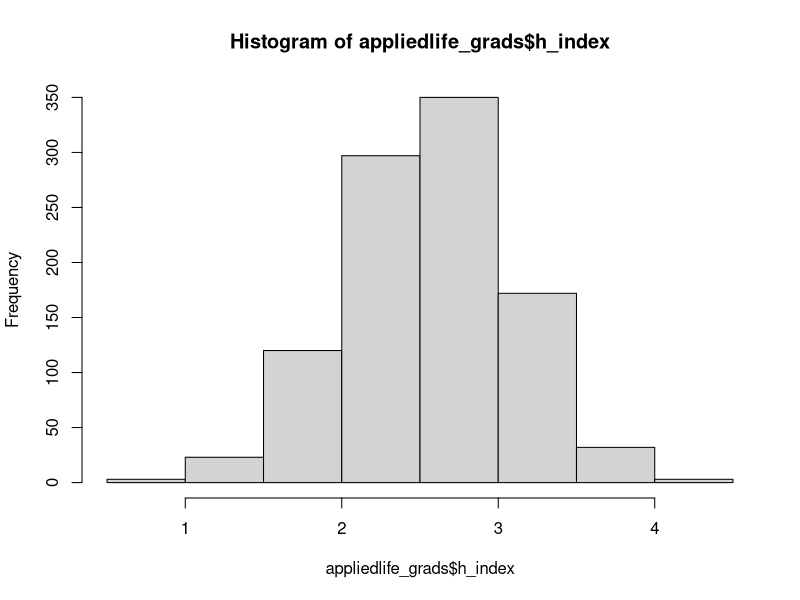
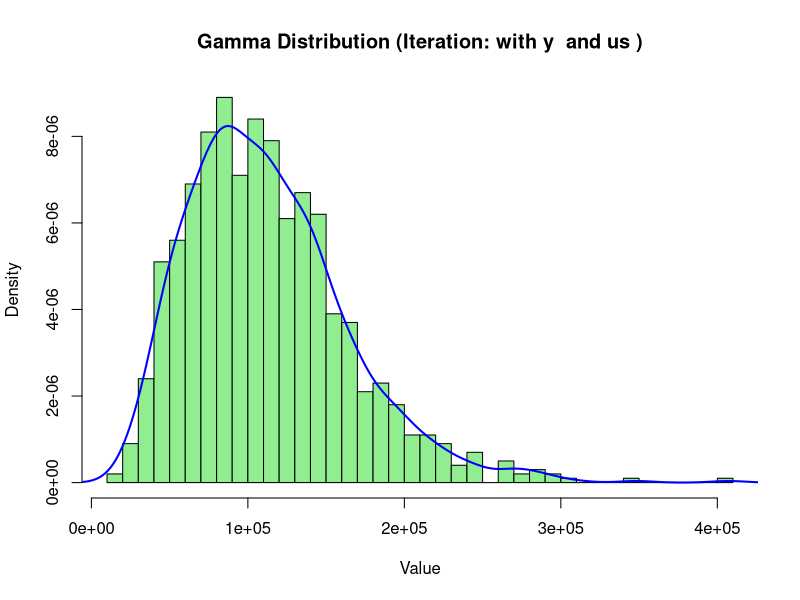
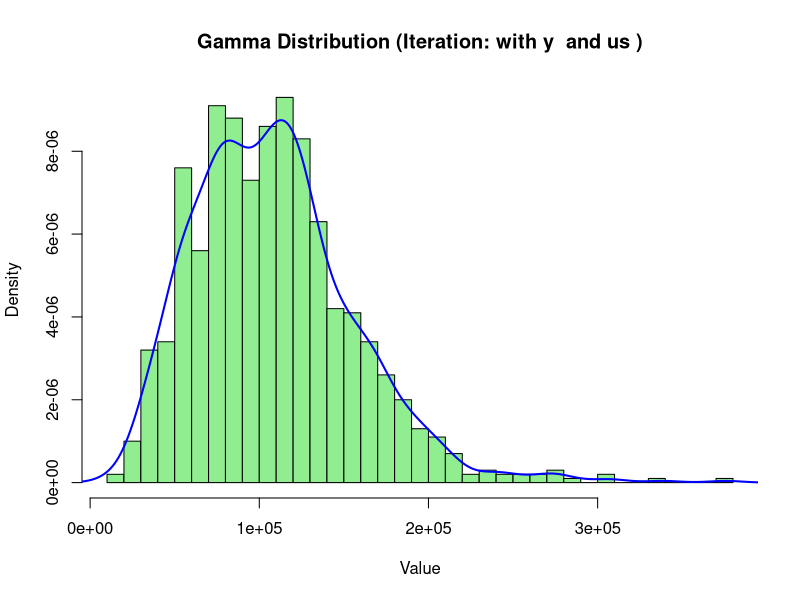
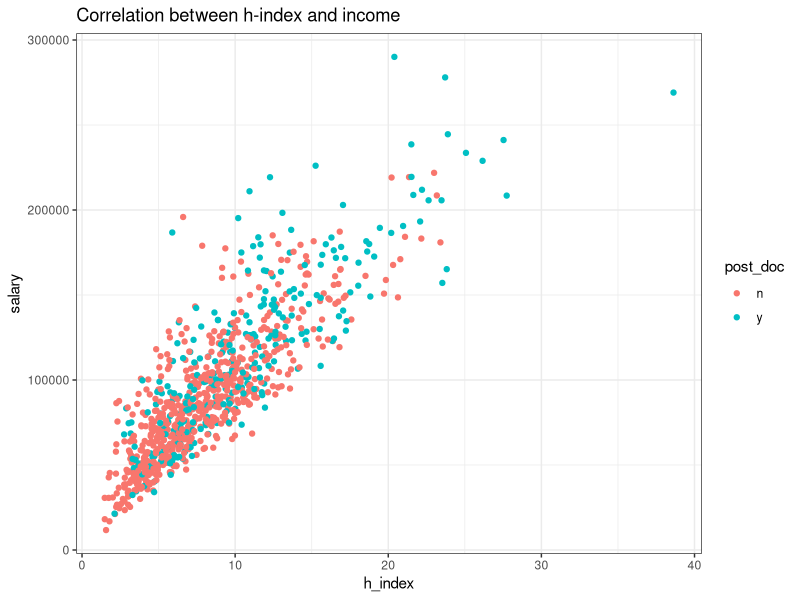
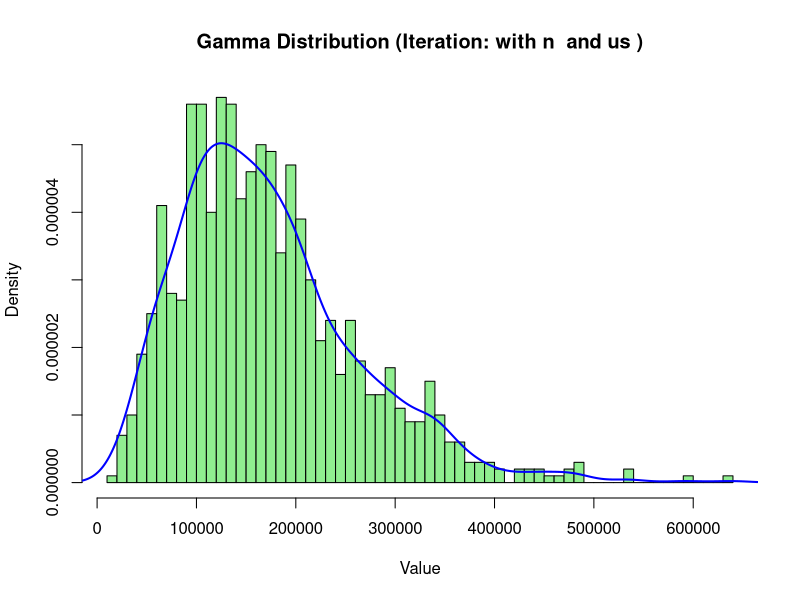
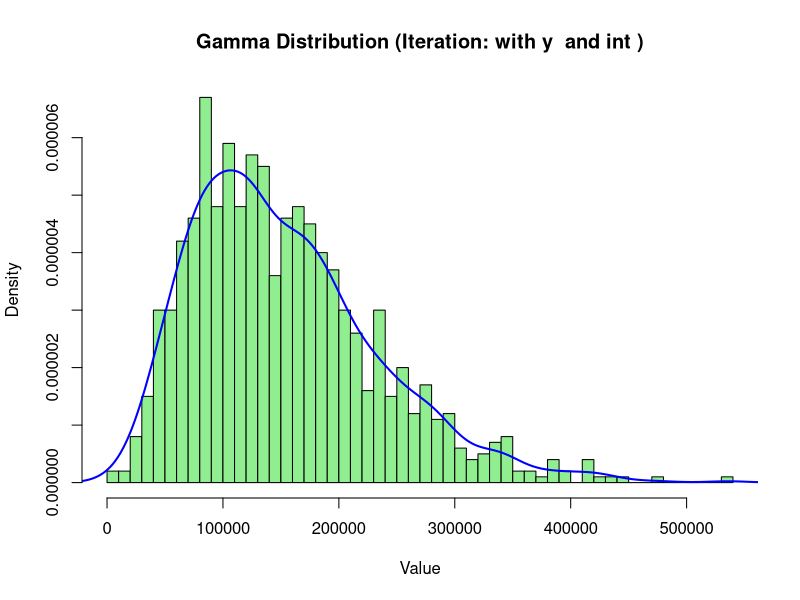
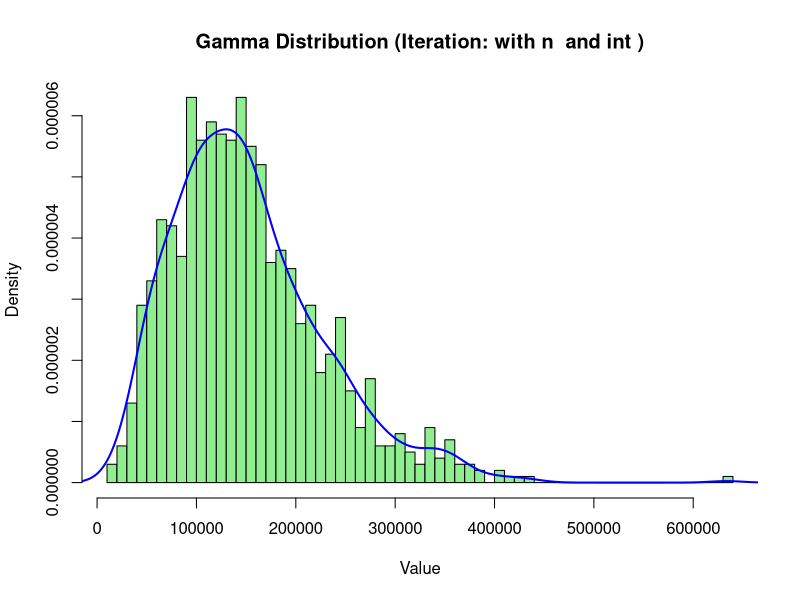
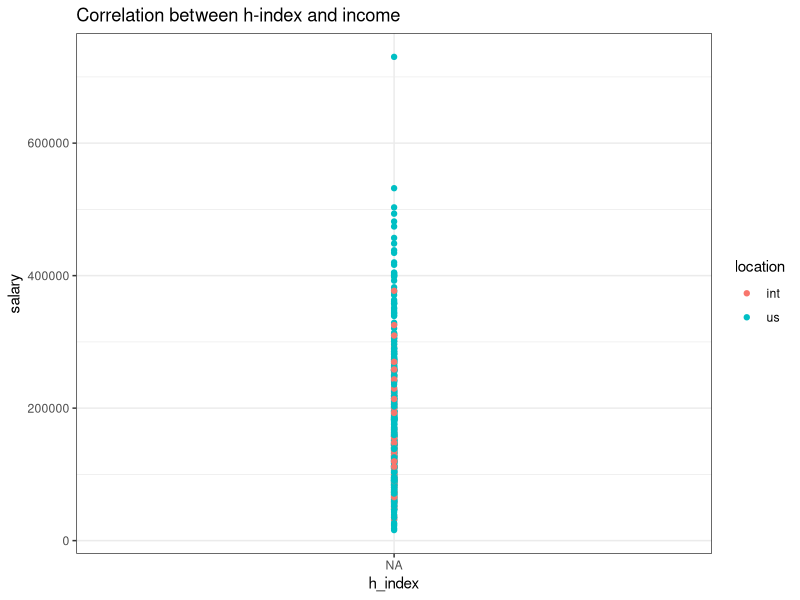

These figures' R source, in order:
## ---- chunk 1
library(dplyr)
library(ggplot2)

set.seed(12)
## ---- chunk 2
# creating parameters for humanity population (lower salary group)
# like pumpkin example
humanities_grads_salary_params <- list(
  mu = 90000, # mean yearly income (low income group in humanities)
  alpha = c('n' = -5000, # post doc position (yes vs no)
            'y' = +20000),
  beta = c('us' = 0, # location of Ph.D. (U.S. vs international)
           'int' = +1000
  ),
  # No interaction
  sigma = 20000
)
## ---- chunk 3
# like pumpkin example
# creating salary for population with parameters
distribution <- rnorm(100000, humanities_grads_salary_params$mu, humanities_grads_salary_params$sigma) # normally distributed -> rnorm

sample_size <- 700 # only sampled part of data (part of lower income group in humanities)

humanities_grads <- expand.grid( #setting up data frame with columns for postDoc, location and salary
  post_doc = rep(NA, sample_size), 
  location = rep(NA),
  salary = NA
)

#for-loop to fill data frame with information about postDoc and location (set up to not have an impact on annual salary)
for (r in 1:nrow(humanities_grads)) {
  # randomly assign postDoc or not with 50/50 proportion
  humanities_grads$post_doc[r] <- sample(c('y', 'n'), size=1, prob=c(0.5, 0.5))
  # randomly assign location  with 50/50 proportion
  humanities_grads$location[r] <- sample(c('us', 'int'), size=1, prob=c(0.5, 0.5))
}
## ---- chunk 4
# assigning PhD & location impact here
for (j in 1:nrow(humanities_grads)) {
  pd <- as.character(humanities_grads$post_doc[j])
  loc <- as.character(humanities_grads$location[j])       
  gamma <- 0 # no interaction wanted here
  humanities_grads$salary[j] <- (
    sample(distribution, 1)                      
    + humanities_grads_salary_params$alpha[pd]  
    + humanities_grads_salary_params$beta[loc]                
    + gamma                          
  )
}
## ---- chunk 5
# hist(humanities_grads$salary)
# abline(v=mean(humanities_grads$salary), col='red', lwd=1)
## ---- chunk 6
#adding impact of h-index (mean ~10 -> normal/low impact on salary)  - trial and error to get a reasonable number here
humanities_grads <- humanities_grads |> 
  dplyr::mutate(h_index = humanities_grads$salary * 0.00005 + rnorm(700, 10, 4))
mean_h_index <- mean(humanities_grads$h_index) # 14.97711 seems realistic
correlation_h_salary <- cor(humanities_grads$salary, humanities_grads$h_index) # 0.3209226
range_h_index <- range(humanities_grads$h_index) # ~1.8 - ~30.92
## ---- chunk 7
# hist(humanities_grads$h_index)
# abline(v=mean_h_index, col='red', lwd=1)
## ---- chunk 8
# like pumpkin example
# Now follows the creation of data of the group in humanities with a higher h-index and a higher salary.
# creating parameters for humanity population (higher salary group)
humanities_grads_H_salary_params <- list(
  mu = 140000, # mean yearly income -> set to be higher then for the first group
  alpha = c('n' = -5000,
            'y' = +20000
  ),
  beta = c('us' = 0,
           'int' = +1000
  ),
  # No interaction
  sigma = 20000
)
## ---- chunk 9
# like pumpkin example
distribution <- rnorm(100000, humanities_grads_H_salary_params$mu, humanities_grads_H_salary_params$sigma) # also normal distribution

sample_size <- 300 # rest of population to reach 1000 data points for humanities

#setting up data frame with columns for postDoc, location and salary
humanities_grads_H <- expand.grid(
  post_doc = rep(NA, sample_size), 
  location = rep(NA),
  salary = NA
)

#for-loop to fill data frame with information about postdoc and location (set up to not have an effect)
for (r in 1:nrow(humanities_grads_H)) {
  # randomly assign post-doc or not with 50/50 proportion
  humanities_grads_H$post_doc[r] <- sample(c('y', 'n'), size=1, prob=c(0.5, 0.5))
  # randomly assign location with proportion (0.4 international, 0.6 U.S.)
  humanities_grads_H$location[r] <- sample(c('us', 'int'), size=1, prob=c(0.5, 0.5))
}
## ---- chunk 10
for (j in 1:nrow(humanities_grads_H)) {
  pd <- as.character(humanities_grads_H$post_doc[j])
  loc <- as.character(humanities_grads_H$location[j])        
  gamma <- 0  # no interaction wanted
  humanities_grads_H$salary[j] <- (
    sample(distribution, 1)
    + humanities_grads_H_salary_params$alpha[pd]
    + humanities_grads_H_salary_params$beta[loc]                
    + gamma                          
  )
}
## ---- chunk 11
# hist(humanities_grads_H$salary)
# abline(v=mean(humanities_grads_H$salary), col='red', lwd=1)
## ---- chunk 12
#adding impact of h-index (mean ~25 -> higher impact on salary) - trial and error to get a reasonable number here
humanities_grads_H <- humanities_grads_H |> 
  dplyr::mutate(h_index = humanities_grads_H$salary * 0.00005 + rnorm(300, 25, 5))
mean_h_index_H <- mean(humanities_grads_H$h_index) # 32.57963 seems realistic
correlation_h_salary_H <- cor(humanities_grads_H$salary, humanities_grads_H$h_index) # 0.343683
range_h_index_H <- range(humanities_grads_H$h_index) # ~14.06 ~48
## ---- chunk 13
# hist(humanities_grads_H$h_index)
# abline(v=mean(humanities_grads_H$h_index), col='red', lwd=1)
## ---- chunk 14
humanities <- rbind(humanities_grads, humanities_grads_H)
humanities$field <- "humanities" # adding column for field, so data can be combined later
## ---- chunk 15
# histogram for full humanities salary
# hist(humanities$salary) # a little screwed; as it was set up!
# abline(v=mean(humanities_grads$salary), col='red', lwd=1)
# abline(v=mean(humanities_grads_H$salary), col='red', lwd=1)
# abline(v=mean(humanities$salary), col='blue', lwd=1)
## ---- chunk 16
# histogram for full humanities salary
# hist(humanities$h_index) # a little screwed to the right; as it was set up!
# abline(v=mean_h_index, col='red', lwd=1)
# abline(v=mean_h_index_H, col='red', lwd=1)
# abline(v=mean(humanities$h_index), col='blue', lwd=1)
## ---- chunk 17
# plot(
#   x = humanities$salary,
#   y = humanities$h_index,
#   cex = 1,
#   pch = 21,
# )
## ---- chunk 18
# creating parameters for humanity population (higher salary than humanities)
# like pumpkin example
Phy_Chem_grads_salary_params <- list(
  mu = 150000, # mean yearly income
  alpha = c('n' = -5000, # post doc position (yes vs no)
            'y' = +20000
  ),
  beta = c('us' = 0, # location of Ph.D. (U.S. vs international)
           'int' = +1000
  ),
  # No interaction
  sigma = 20000
)
## ---- chunk 19
# creating salary for population with parameters

distribution <- rnorm(100000, Phy_Chem_grads_salary_params$mu, Phy_Chem_grads_salary_params$sigma) 

sample_size <- 1000

Phy_Chem_grads <- expand.grid( #setting up data frame with columns for postDoc, location and salary
  post_doc = rep(NA, sample_size), 
  location = rep(NA),
  salary = NA
)

for (r in 1:nrow(Phy_Chem_grads)) {
  # randomly assign postDoc or not with 50/50 proportion
  Phy_Chem_grads$post_doc[r] <- sample(c('y', 'n'), size=1, prob=c(0.5, 0.5))
  # randomly assign postDoc or not with 50/50 proportion
  Phy_Chem_grads$location[r] <- sample(c('us', 'int'), size=1, prob=c(0.5, 0.5))
}
## ---- chunk 20
# assigning PhD & location impact here
for (j in 1:nrow(Phy_Chem_grads)) {
  pd <- as.character(Phy_Chem_grads$post_doc[j])
  loc <- as.character(Phy_Chem_grads$location[j])         
  gamma <- 0                       #no interaction wanted
  Phy_Chem_grads$salary[j] <- (
    sample(distribution, 1)
    + Phy_Chem_grads_salary_params$alpha[pd]
    + Phy_Chem_grads_salary_params$beta[loc]                
    + gamma                          
  )
}
## ---- chunk 21
 # hist(Phy_Chem_grads$salary)
 # abline(v=mean(Phy_Chem_grads$salary), col='red', lwd=1)
## ---- chunk 22
#adding impact of h-index (mean ~20 -> higher impact on salary) - trial and error to get a reasonable number here
Phy_Chem_grads <- Phy_Chem_grads |> 
  dplyr::mutate(h_index = Phy_Chem_grads$salary * 0.00005 + rnorm(1000, 20, 7))
mean_impact <- mean(Phy_Chem_grads$h_index) # 27.5773
correlation <- cor(Phy_Chem_grads$salary, Phy_Chem_grads$h_index) # 0.148731
range_h_index <- range(humanities_grads$h_index) # ~1.8 - ~31
## ---- chunk 23
# plot(
#   x = Phy_Chem_grads$salary,
#   y = Phy_Chem_grads$h_index,
#   cex = 1,
#   pch = 21,
# )
## ---- chunk 24
Phy_Chem_grads$field <- "Physics_Chemistry"
## ---- chunk 25

eng_comp_salary_params <- list(
  mu = 123000, # based on google search for mean salary
  alpha = c('n' = -5000, # set effect of having a post doc on salary
            'y' = +20000
  ),
  beta = c('us' = 0, #set effect of getting a PhD from the US or internationally on salary
           'int' = 0
  ),
  # Not adding any interaction terms (gamma)
  sigma = 20000 #set standard deviation of population parameters
)

#make population distribution. I chose to make the engineer/computer science salary normally distributed
population_dist <- rnorm(100000, eng_comp_salary_params$mu, eng_comp_salary_params$sigma)

## ---- chunk 26
sample_size <- 1000

eng_comp_grads <- expand.grid(
  post_doc = rep(NA, sample_size), 
  location = NA,
  salary = NA
)

for (r in 1:nrow(eng_comp_grads)) {
  # randomly assign post-doc or not with proportion (0.3 post-doc, 0.7 not)
  eng_comp_grads$post_doc[r] <- sample(c('y', 'n'), size=1, prob=c(0.3, 0.7))
  # randomly assign location with proportion (0.4 international, 0.6 U.S.)
  eng_comp_grads$location[r] <- sample(c('us', 'int'), size=1, prob=c(0.4, 0.6))
  
}
# generate salary data
for (j in 1:nrow(eng_comp_grads)) {
  pd <- as.character(eng_comp_grads$post_doc[j]) # temp. store post doc status
  loc <- as.character(eng_comp_grads$location[j])      # temp. store location         
  gamma <- 0                       #no interaction, so no combination factor needed
  eng_comp_grads$salary[j] <- (
    sample(population_dist, 1)                        #sample randomly from the population distribution
    + eng_comp_salary_params$alpha[pd]                # assign expected impact of other variables
    + eng_comp_salary_params$beta[loc]                
    + gamma                          
  )
}

#hist(eng_comp_grads$salary) #plot salary histogram

#mutate salary, manually altering scaling variables and mean of index distribution until desired mean impact and desired correlation between impact and salary is reached. Here, I picked mean h-index ~ 11 (based on a google search) and correlation ~0.3 (because we wanted h-index to be only weakly important in this field)

eng_comp_grads <- eng_comp_grads |> 
  dplyr::mutate(h_index = eng_comp_grads$salary * 0.00005 + rnorm(1000, 5, 3))
mean_impact <- mean(eng_comp_grads$h_index)
correlation <- cor(eng_comp_grads$salary, eng_comp_grads$h_index)
#hist(eng_comp_grads$h_index) #plot h-index values

eng_comp_grads$field <- "engineering/comp sci"

## ---- chunk 27
#Repeat the same steps for Applied Life Sciences, with adjustments to salary, h-index means, and effects of post doc achievement
appliedlife_salary_params <- list(
  mu = 100000,
  alpha = c('n' = -4000,
            'y' = +25000
  ),
  beta = c('us' = 0,
           'int' = 0
  ),
  # Not adding any interaction terms (gamma)
  sigma = 15000
)
  
population_dist <- rnorm(100000, appliedlife_salary_params$mu, appliedlife_salary_params$sigma)

## ---- chunk 28
sample_size <- 1000

appliedlife_grads <- expand.grid(
  post_doc = rep(NA, sample_size), 
  location = rep(NA),
  salary = NA
)

for (r in 1:nrow(appliedlife_grads)) {
  # randomly assign post-doc or not with proportion (0.3 post-doc, 0.7 not)
  appliedlife_grads$post_doc[r] <- sample(c('y', 'n'), size=1, prob=c(0.3, 0.7))
  # randomly assign location with proportion (0.4 international, 0.6 U.S.)
  appliedlife_grads$location[r] <- sample(c('us', 'int'), size=1, prob=c(0.4, 0.6))
  
  # Assign params based on pumpkin example
}

for (j in 1:nrow(appliedlife_grads)) {
  pd <- as.character(appliedlife_grads$post_doc[j]) # temp. store post doc status
  loc <- as.character(appliedlife_grads$location[j])      # temp. store location         
  gamma <- 0                       #no interaction, so no combination factor needed
  appliedlife_grads$salary[j] <- (
    sample(population_dist, 1)                        #sample randomly from the population distribution
    + appliedlife_salary_params$alpha[pd]                # assign expected impact of other variables
    + appliedlife_salary_params$beta[loc]                
    + gamma                          
  )
}

#hist(appliedlife_grads$salary) #plot salary histogram


appliedlife_grads <- appliedlife_grads |> 
  dplyr::mutate(h_index = appliedlife_grads$salary * 0.00001 + rnorm(1000, 1.5, 0.5))
mean_impact <- mean(appliedlife_grads$h_index)
correlation <- cor(appliedlife_grads$salary, appliedlife_grads$h_index)
hist(appliedlife_grads$h_index) #plot h-index values

appliedlife_grads$field <- "applied life sciences"
## ---- chunk 29
params <- list(
  mu = 95000,
  alpha = c('n' = -9000,
            'y' = +17000
  ),
  beta = c('us' = 0,
           'int' = +1000
  )
)
## ---- chunk 30
sample_size <- 890
gamma_size <- 1000

earth_bio_grads <- data.frame(
  post_doc = rep(NA, sample_size), 
  location = rep(NA, sample_size),
  field = 'Earth Science & Biology',
  salary = NA,
  h_index = NA
)

grads <- nrow(earth_bio_grads)

for (r in 1:grads) {
  # randomly assign post-doc or not with proportion (0.3 post-doc, 0.7 not)
  earth_bio_grads$post_doc[r] <- sample(c('y', 'n'), size=1, prob=c(0.3, 0.7))
  # randomly assign location with proportion (0.4 international, 0.6 U.S.)
  earth_bio_grads$location[r] <- sample(c('us', 'int'), size=1, prob=c(0.4, 0.6))
  
  # Assign params 
  pd <- as.character(earth_bio_grads$post_doc[r])
  loc <- as.character(earth_bio_grads$location[r])
  full_mu = params$mu
  alpha = params$alpha[pd]
  beta = params$beta[loc]
  
  sample_mu <- full_mu + alpha + beta
  
  sample_shape <- 5
  sample_rate <- (sample_shape / sample_mu)
  
  gamma_dist <- rgamma(gamma_size, shape = sample_shape, rate = sample_rate)
  
  if (r %in% c(5, 99, 900)) {
    hist(gamma_dist, breaks = 50, main = paste("Gamma Distribution (Iteration: with", pd, " and", loc,")"),
         xlab = "Value", probability = TRUE, col = "lightgreen")
    lines(density(gamma_dist), col = "blue", lwd = 2)
  }
  
  salary <- sample(gamma_dist, size=1)
  
  earth_bio_grads$salary[r] <- salary
}
## ---- chunk 31

variability_param <- 0.5 # Make it bigger to decrease h-index correlation
sd <- variability_param / 2

earth_bio_grads <- earth_bio_grads %>% 
  mutate(h_index = salary * (1 + rnorm(grads, 0, sd))) %>% 
  mutate(h_index = case_when(h_index < 0 ~ 0,
                             h_index >= 0 ~ h_index)) %>% 
  mutate(h_index = h_index / 11000) 

print(cor(earth_bio_grads$h_index, earth_bio_grads$salary))

options(scipen = 999 )

plot <- ggplot(data = earth_bio_grads, 
               mapping = aes(x=h_index, 
                             y=salary, 
                             color=post_doc)) +
  geom_point() +
  #scale_x_continuous(labels = label_number()) +
  theme_bw() +
  labs(title="Correlation between h-index and income")

print(plot)
## ---- chunk 32

params <- list(
  mu = 152000,
  alpha = c('n' = -1000,
            'y' = +4000
  ),
  beta = c('us' = +20000,
           'int' = -2500
  )
)
## ---- chunk 33

sample_size <- 525
gamma_size <- 1000

math_stats_grads <- data.frame(
  post_doc = rep(NA, sample_size), 
  location = rep(NA, sample_size),
  field = 'Math & Statistics',
  salary = NA,
  h_index = NA
)

grads <- nrow(math_stats_grads)

for (r in 1:grads) {
  # randomly assign post-doc or not with proportion (0.3 post-doc, 0.7 not)
  math_stats_grads$post_doc[r] <- sample(c('y', 'n'), size=1, prob=c(0.15, 0.85))
  # randomly assign location with proportion (0.4 international, 0.6 U.S.)
  math_stats_grads$location[r] <- sample(c('us', 'int'), size=1, prob=c(0.75, 0.25))
  
  # Assign params 
  pd <- as.character(math_stats_grads$post_doc[r])
  loc <- as.character(math_stats_grads$location[r])
  full_mu = params$mu
  alpha = params$alpha[pd]
  beta = params$beta[loc]
  
  sample_mu <- full_mu + alpha + beta
  
  sample_shape <- 3.5
  sample_rate <- (sample_shape / sample_mu)
  
  gamma_dist <- rgamma(gamma_size, shape = sample_shape, rate = sample_rate)
  
  if (r %in% c(5, 99, 500)) {
    hist(gamma_dist, breaks = 50, main = paste("Gamma Distribution (Iteration: with", pd, " and", loc,")"),
         xlab = "Value", probability = TRUE, col = "lightgreen")
    lines(density(gamma_dist), col = "blue", lwd = 2)
  }
  
  salary <- sample(gamma_dist, size=1)
  
  math_stats_grads$salary[r] <- salary
}
## ---- chunk 34

variability_param <- 3 # Make it bigger to decrease h-index correlation
sd <- variability_param / 2


earth_bio_grads <- earth_bio_grads %>% 
  mutate(h_index = salary * (1 + rnorm(grads, 0, sd))) %>% 
  mutate(h_index = case_when(h_index < 0 ~ 0,
                             h_index >= 0 ~ h_index)) %>% 
  mutate(h_index = h_index / 28000) 

print(cor(math_stats_grads$h_index, math_stats_grads$salary))

options(scipen = 999 )

plot <- ggplot(data = math_stats_grads, 
               mapping = aes(x=h_index, 
                             y=salary, 
                             color=location)) +
  geom_point() +
  #scale_x_continuous(labels = label_number()) +
  theme_bw() +
  labs(title="Correlation between h-index and income")

print(plot)

## ---- chunk 35
academia <- rbind(humanities, Phy_Chem_grads, eng_comp_grads, earth_bio_grads, math_stats_grads)
table(academia$field)
write.csv(academia, file='Bi610_dataSet_academia.csv', row.names=FALSE)
